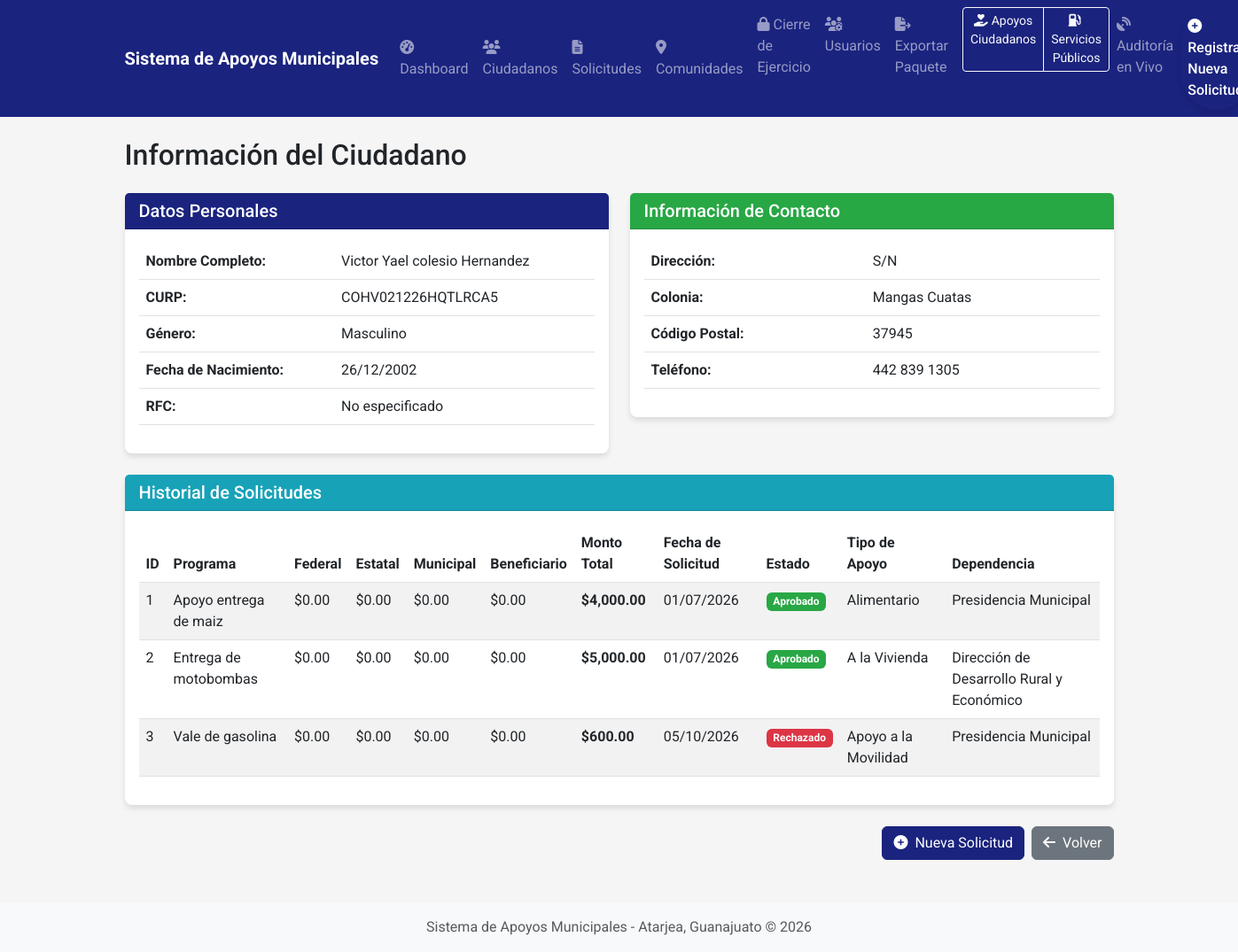
Screenshot of /ciudadano/COHV021226HQTLRCA5 (signed in) with the database file from the repository.
### app/models.py (models this page shows, shortened)
class Ciudadano(db.Model):
    __tablename__ = 'ciudadanos'
    CURP = db.Column(db.String(18), primary_key=True)
    Nombre = db.Column(db.String(100), nullable=False)
    Apellido_Paterno = db.Column(db.String(100), nullable=False)
    Apellido_Materno = db.Column(db.String(100), nullable=True)
    RFC = db.Column(db.String(13), nullable=True)
    Genero = db.Column(db.String(1), nullable=True)
    Fecha_Nacimiento = db.Column(db.Date, nullable=True)
    Direccion = db.Column(db.String(200), nullable=True)
    Telefono = db.Column(db.String(20), nullable=True)
    Colonia = db.Column(db.String(100), nullable=True)
    Codigo_Postal = db.Column(db.String(10), nullable=True)
    Edad = db.Column(db.Integer, nullable=True)
    Discapacidad = db.Column(db.Boolean, default=False)
    solicitudes = db.relationship('Solicitud', backref='ciudadano', lazy=True)

class Solicitud(db.Model):
    __tablename__ = 'solicitudes'
    id = db.Column(db.Integer, primary_key=True)
    folio = db.Column(db.String(20), unique=True, nullable=True)  # Folio único generado automáticamente
    CURP = db.Column(db.String(18), db.ForeignKey('ciudadanos.CURP'), nullable=False)
    Comunidad = db.Column(db.String(100), nullable=False)
    Programa = db.Column(db.String(100), nullable=False)
    Tipo_Apoyo = db.Column(db.String(100), nullable=False, default=TipoApoyoEnum.ALIMENTARIO.value)
    Monto = db.Column(db.Numeric(10, 2), nullable=True)  # Monto total (calculado automáticamente a partir del desglose por fuente)
    Monto_Federal = db.Column(db.Numeric(10, 2), nullable=True, default=0)
    Monto_Estatal = db.Column(db.Numeric(10, 2), nullable=True, default=0)
    Monto_Municipal = db.Column(db.Numeric(10, 2), nullable=True, default=0)
    Monto_Beneficiario = db.Column(db.Numeric(10, 2), nullable=True, default=0)
    Monto_Estimado = db.Column(db.Numeric(10, 2), nullable=True, default=0)
    Tipo_Beneficiario = db.Column(db.String(20), nullable=True, default=TipoBeneficiarioEnum.PARTICULAR.value)
    Dependencia = db.Column(db.String(100), nullable=True)  # Campo legacy
    dependencia_id = db.Column(db.Integer, db.ForeignKey('dependencias.id'), nullable=True)
    usuario_id = db.Column(db.Integer, db.ForeignKey('usuarios.id'), nullable=True)
    Fecha_Solicitud = db.Column(db.DateTime, default=datetime.utcnow)
    Estatus = db.Column(db.String(20), default=EstatusEnum.PENDIENTE.value)
    usuario_autorizador = db.Column(db.Integer, db.ForeignKey('usuarios.id'), nullable=True)
    puesto_autorizador = db.Column(db.String(100), nullable=True)
    usuario = db.relationship('Usuario', foreign_keys=[usuario_id], backref='solicitudes_creadas')
    autorizador = db.relationship('Usuario', foreign_keys=[usuario_autorizador], backref='solicitudes_autorizadas')
    adjuntos = db.relationship('AdjuntoSolicitud', backref='solicitud_relacion', lazy=True, cascade="all, delete-orphan")

### app/routes.py (the view)
@main.route('/ciudadano/<curp>')
@login_required
def ver_ciudadano(curp):
    try:
        ciudadano = Ciudadano.query.get_or_404(curp)
        solicitudes_query = Solicitud.query.filter_by(CURP=curp)
        if not current_user.tiene_vision_total():
            solicitudes_query = solicitudes_query.filter_by(dependencia_id=current_user.dependencia_id)
        solicitudes = solicitudes_query.all()
        return render_template('ciudadano.html', ciudadano=ciudadano, solicitudes=solicitudes)
    except Exception as e:
        db.session.rollback()
        current_app.logger.error(f"Error al consultar ciudadano {curp}: {str(e)}")
        flash('No se pudo cargar la información de este ciudadano.', 'danger')
        return redirect(url_for('main.lista_ciudadanos'))

### app/models.py (called while the page is built)
    def es_admin(self):
        return (self.rol or '').lower() == RolUsuario.ADMIN.value.lower()

    def es_servicios_publicos(self):
        return (self.rol or '').lower() == RolUsuario.SERVICIOS_PUBLICOS.value.lower()

    def puede_cerrar_ejercicio(self):
        return self.es_admin() or self.es_presidente()

    def tiene_vision_total(self):
        return self.es_admin() or self.es_presidente()

### templates/ciudadano.html
{% extends "layout.html" %}
{% block content %}
<div class="container mt-4">
    <h2 class="mb-4">Información del Ciudadano</h2>
    <div class="row">
        <div class="col-md-6">
            <div class="card mb-4">
                <div class="card-header bg-primary text-white">
                    <h5 class="mb-0">Datos Personales</h5>
                </div>
                <div class="card-body">
                    <table class="table">
                        <tr>
                            <th>Nombre Completo:</th>
                            <td>{{ ciudadano.Nombre }} {{ ciudadano.Apellido_Paterno }} {{ ciudadano.Apellido_Materno or '' }}</td>
                        </tr>
                        <tr>
                            <th>CURP:</OrderEbsDto</th>
                            <td>{{ ciudadano.CURP }}</td>
                        </tr>
                        <tr>
                            <th>Género:</th>
                            <td>{{ "Femenino" if ciudadano.Genero == "F" else "Masculino" }}</td>
                        </tr>
                        <tr>
                            <th>Fecha de Nacimiento:</th>
                            <td>{{ ciudadano.Fecha_Nacimiento.strftime('%d/%m/%Y') if ciudadano.Fecha_Nacimiento else 'No especificado' }}</td>
                        </tr>
                        <tr>
                            <th>RFC:</th>
                            <td>{{ ciudadano.RFC or 'No especificado' }}</td>
                        </tr>
                    </table>
                </div>
            </div>
        </div>
        <div class="col-md-6">
            <div class="card mb-4">
                <div class="card-header bg-success text-white">
                    <h5 class="mb-0">Información de Contacto</h5>
                </div>
                <div class="card-body">
                    <table class="table">
                        <tr>
                            <th>Dirección:</th>
                            <td>{{ ciudadano.Direccion or 'No especificado' }}</td>
                        </tr>
                        <tr>
                            <th>Colonia:</th>
                            <td>{{ ciudadano.Colonia or 'No especificado' }}</td>
                        </tr>
                        <tr>
                            <th>Código Postal:</th>
                            <td>{{ ciudadano.Codigo_Postal or 'No especificado' }}</td>
                        </tr>
                        <tr>
                            <th>Teléfono:</th>
                            <td>{{ ciudadano.Telefono or 'No especificado' }}</td>
                        </tr>
                    </table>
                </div>
            </div>
        </div>
    </div>
    <div class="card mb-4">
        <div class="card-header bg-info text-white">
            <h5 class="mb-0">Historial de Solicitudes</h5>
        </div>
        <div class="card-body">
            <div class="table-responsive">
                <table class="table table-striped">
                    <thead>
                        <tr>
                            <th>ID</th>
                            <th>Programa</th>
                            <th>Federal</th>
                            <th>Estatal</th>
                            <th>Municipal</th>
                            <th>Beneficiario</th>
                            <th>Monto Total</th>
                            <th>Fecha de Solicitud</th>
                            <th>Estado</th>
                            <th>Tipo de Apoyo</th>
                            <th>Dependencia</th>
                        </tr>
                    </thead>
                    <tbody>
                        {% for solicitud in solicitudes %}
                        <tr>
                            <td>{{ solicitud.id }}</td>
                            <td>{{ solicitud.Programa }}</td>
                            <td>${{ "{:,.2f}".format(solicitud.Monto_Federal or 0) }}</td>
                            <td>${{ "{:,.2f}".format(solicitud.Monto_Estatal or 0) }}</td>
                            <td>${{ "{:,.2f}".format(solicitud.Monto_Municipal or 0) }}</td>
                            <td>${{ "{:,.2f}".format(solicitud.Monto_Beneficiario or 0) }}</td>
                            <td class="fw-bold">${{ "{:,.2f}".format(solicitud.Monto) if solicitud.Monto else '$0.00' }}</td>
                            <td>{{ solicitud.Fecha_Solicitud.strftime('%d/%m/%Y') if solicitud.Fecha_Solicitud else 'N/A' }}</td>
                            <td>
                                <span class="badge {% if solicitud.Estatus == 'Aprobado' %}bg-success{% elif solicitud.Estatus == 'Rechazado' %}bg-danger{% elif solicitud.Estatus == 'Otorgado' %}bg-primary{% else %}bg-warning{% endif %}">
                                    {{ solicitud.Estatus }}
                                </span>
                            </td>
                            <td>{{ solicitud.Tipo_Apoyo }}</td>
                            <td>{{ solicitud.Dependencia or 'No asignada' }}</td>
                        </tr>
                        {% else %}
                        <tr>
                            <td colspan="11" class="text-center">No hay solicitudes registradas para este ciudadano</td>
                        </tr>
                        {% endfor %}
                    </tbody>
                </table>
            </div>
        </div>
    </div>
    <div class="d-grid gap-2 d-md-flex justify-content-md-end">
        <a href="{{ url_for('main.solicitar_apoyo') }}" class="btn btn-primary">
            <i class="fas fa-plus-circle me-2"></i>Nueva Solicitud
        </a>
        <a href="{{ url_for('main.dashboard') }}" class="btn btn-secondary">
            <i class="fas fa-arrow-left me-2"></i>Volver
        </a>
    </div>
</div>
{% endblock %}

### templates/layout.html (style rules this page uses)
body { background-color: #f5f5f5; font-family: 'Roboto', sans-serif; }
.card { border-radius: 8px; box-shadow: 0 4px 6px rgba(0, 0, 0, 0.1); margin-bottom: 1.5rem; border: none; }
.card-header { border-radius: 8px 8px 0 0; font-weight: 500; }
.bg-primary { background-color: #1a237e !important; }
.bg-success { background-color: #28a745 !important; }
.bg-info { background-color: #17a2b8 !important; }
.btn-primary { background-color: #1a237e; border-color: #1a237e; }

### rows the page displays
Ciudadano: Nombre "Victor Yael", Apellido_Paterno "colesio", Apellido_Materno "Hernandez", CURP "COHV021226HQTLRCA5", Genero "Masculino", Fecha_Nacimiento "26/12/2002", RFC "No especificado", Direccion "S/N", Colonia "Mangas Cuatas", Codigo_Postal "37945", Telefono "442 839 1305"
Solicitud: id "1", Programa "Apoyo entrega de maiz", Monto_Federal "0.00", Monto_Estatal "0.00", Monto_Municipal "0.00", Monto_Beneficiario "0.00", Monto "4,000.00", Fecha_Solicitud "01/07/2026", Estatus "Aprobado", Tipo_Apoyo "Alimentario", Dependencia "Presidencia Municipal"
Solicitud: id "2", Programa "Entrega de motobombas", Monto_Federal "0.00", Monto_Estatal "0.00", Monto_Municipal "0.00", Monto_Beneficiario "0.00", Monto "5,000.00", Fecha_Solicitud "01/07/2026", Estatus "Aprobado", Tipo_Apoyo "A la Vivienda", Dependencia "Dirección de Desarrollo Rural y Económico"
Solicitud: id "3", Programa "Vale de gasolina", Monto_Federal "0.00", Monto_Estatal "0.00", Monto_Municipal "0.00", Monto_Beneficiario "0.00", Monto "600.00", Fecha_Solicitud "05/10/2026", Estatus "Rechazado", Tipo_Apoyo "Apoyo a la Movilidad", Dependencia "Presidencia Municipal"
